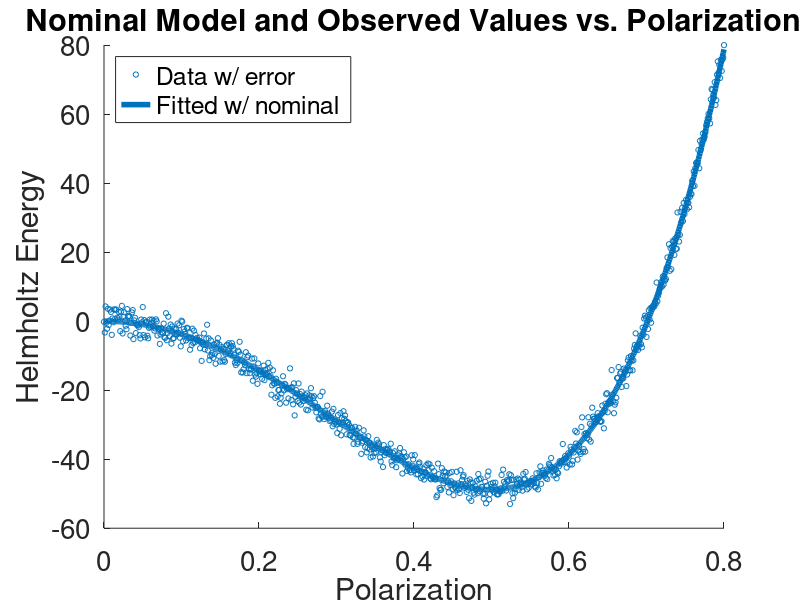

Reproduce this figure in MATLAB. (Note: a time limit stopped this script after it produced the figure.)
%Project2 Main
clear; clc; close all
set(0,'defaultLineLineWidth',4,'defaultAxesFontSize',20);

%% Problem 1

%% Problem 2 
n=801;
alpha1=-389.4; alpha11=761.3; alpha111=61.5;
sigma=2.2; %sigma^2=4.84
 % Change for each case
interval2=linspace(0,.8,n);
epsilon=sigma*randn(1,n); 

psi=@(alpha,P) alpha(1)*P.^2+alpha(2)*P.^4+alpha(3)*P.^6;
P=.8; alpha0=[alpha1,alpha11,alpha111];
psifu=@(alpha) (psi(alpha0,P)+sigma*randn)-(alpha1*P.^2+alpha11*P.^4+alpha111*P.^6); 
[ALPHA,VALUE]=fminsearch(psifu,alpha0);

epsilon=sigma*randn(1,n); 
simulation=psi([alpha1 alpha11 alpha111],interval2)+randn(1,n)*sigma; % row vector

Rhat=simulation-psi(ALPHA,interval2);
varhat=(1/(n-3))*(Rhat)*(Rhat)';


figure('Renderer', 'painters', 'Position', [100 100 800 600])
hold on
scatter(interval2,simulation,15)
plot(interval2,psi(alpha0,interval2))
legend('Data w/ error','Fitted w/ nominal','Location','Northwest')
title('Nominal Model and Observed Values vs. Polarization')
xlabel('Polarization');ylabel('Helmholtz Energy')
hold off
saveas(gcf,'Figures/DataNominal.png')

% Part B
% Making design/data matrix
design1=interval2.^2'; design2=interval2.^4'; design3=interval2.^6';
design=[design1 design2 design3];

% Other design matrix using finite differences, for verification
% h=1e-6;
% psi1=(psi([alpha1+h,alpha11,alpha111],interval2)-psi(alpha0,interval2))/h;
% psi11=(psi([alpha1,alpha11+h,alpha111],interval2)-psi(alpha0,interval2))/h;
% psi111=(psi([alpha1,alpha11,alpha111+h],interval2)-psi(alpha0,interval2))/h;
% psidesign=[psi1; psi11; psi111]';
% design=psidesign;

% Solving for theta
thetaOLS=inv(design'*design)*design'*simulation';
psitheta=@(P) thetaOLS(1)*P.^2+thetaOLS(2)*P.^4+thetaOLS(3)*P.^6;
varianceOLS=(1/(n-3))*(simulation'-design*thetaOLS)'*(simulation'-design*thetaOLS);

% Formulating CI, not necessary but interesting
xtxinv=inv(design'*design);
confidence2=zeros(3,2);

for i=1:3
    t1=thetaOLS(i);
    t2=tcdf(.975,158)*sigma*sqrt(xtxinv(i,i));
    confidence2(i,:)=[t1-t2,t1+t2];
end

psilower=@(P) confidence2(1,1)*P.^2+confidence2(2,1)*P.^4+confidence2(3,1)*P.^6+epsilon;
psiupper=@(P) confidence2(1,2)*P.^2+confidence2(2,2)*P.^4+confidence2(3,2)*P.^6+epsilon;

% Plotting
figure('Renderer', 'painters', 'Position', [100 100 1050 550])
subplot(1,2,1)
hold on
scatter(interval2,simulation)
plot(interval2,psitheta(interval2))
legend('Observed Data','Fitted Model','Location','Northwest')
xlabel('Polarization');ylabel('Helmholtz Energy')
axis([0 .8 -inf inf])
hold off

subplot(1,2,2)
hold on
scatter(interval2,simulation-psitheta(interval2),'filled')
plot(interval2, ones(1,n)*-2*sqrt(varianceOLS),'r')
plot(interval2, ones(1,n)*2*sqrt(varianceOLS),'r')
axis([0 .8 -inf inf])
legend({'Residuals','2$\sigma$'},'Interpreter','Latex')
hold off
saveas(gcf,'Figures/FittedandResiduals.png')

%% Problem 3

modelType='Generic SIR';
%Load SIR data
    D=load('SIR.txt');
    data.x=D(:,1);
    data.y=D(:,2);
    clear('D')
%Set SIR settings
paramsInit = [0.02; 0.15; 0.6];

%Get Optimal Paramestimates
[paramsOptimal,residualsOptimal,varEst,covEst] = LSQnonlin(...
    @(data,params)P3SIRoutput(data,params,'infected'),data,paramsInit);

%Plot Model Outputs over time
figure('Renderer', 'painters', 'Position', [100 100 1050 550])
subplot(1,2,1)
yOptimal=P3SIRoutput(data.x,paramsOptimal,'all');
plot(data.x,data.y,LineSpec(3,'marker'))
hold on
for i=1:3
    plot(data.x,yOptimal(:,i),LineSpec(i,'line'))
end
legend('data', 'Susceptible','Infected','Recovered','Interpreter','Latex')
xlabel('Time','Interpreter','Latex')
ylabel('Number of Individuals','Interpreter','Latex')
title(sprintf('SIR Model fit $(\\gamma=%.2g, \\delta=%.2g, r=%.2g)$',...
    paramsOptimal),'Interpreter','Latex')
subplot(1,2,2)
    hold on
    plot(data.x,residualsOptimal,LineSpec(1,'marker'))
    plot(data.x,ones(length(data.x),1)*2*sqrt(varEst),LineSpec(2,'line'))
    plot(data.x,-ones(length(data.x),1)*2*sqrt(varEst),LineSpec(2,'line'))
    legend('Residuals','$2\sigma$','Interpreter','Latex')
    axis([data.x(1) data.x(end) -max(abs(residualsOptimal)) max(abs(residualsOptimal))])



saveas(gcf,'Figures/SIRplot')


%Plot distributions and residuals
figure('Renderer', 'painters', 'Position', [100 100 1050 550])
%Get parameter distributions
paramSigma=sqrt(diag(covEst));
paramRanges=paramsOptimal+3*[-paramSigma paramSigma];
distPoints=100;
distRanges=NaN(3,100);
paramsPDF=NaN(3,100);
for i=1:3
    subplot(1,3,i)
    hold on
    distRanges(i,:)=linspace(paramRanges(i,1),paramRanges(i,2),distPoints);
    paramsPDF(i,:)=normpdf(distRanges(i,:),paramsOptimal(i),paramSigma(i));
    plot(distRanges(i,:),paramsPDF(i,:),LineSpec(i,'line'))
    if i==1
        ylabel('pdf')
        xlabel('$\gamma$','Interpreter','Latex')
    elseif i==2
        title(sprintf('pdf''s of parameter for %s model',modelType))
        xlabel('$\delta$','Interpreter','Latex')
    else
        xlabel('r','Interpreter','Latex')
    end  
end
